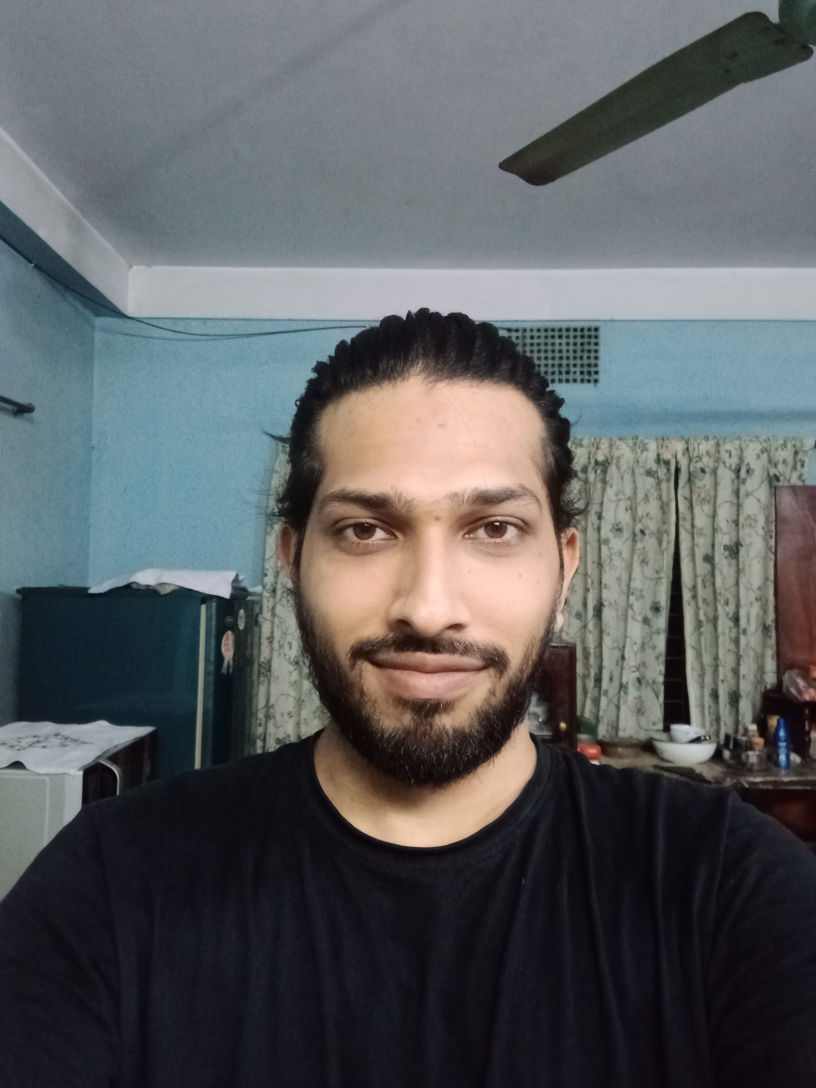
#> input picture IMG20230625191721.jpg, 2448 x 3264 px (shown at 1/3 size)
$ python main.py
#> lines starting #> are read from the running program, lines starting #| are printed output that depends on the picture
#> the answer given: 100
#> the answer given: 100
from PIL import Image
def resize_img(size1,size2):

#> called with size1 = 100, size2 = 100
    image=Image.open('IMG20230625191721.jpg')
#> image is the input picture: PIL image 2448x3264 RGB; mean R, G, B 90.8, 93.5, 95.5
    print(f"Current size: {image.size}")
#| Current size: (2448, 3264)
    resized_img=image.resize((size1,size2))
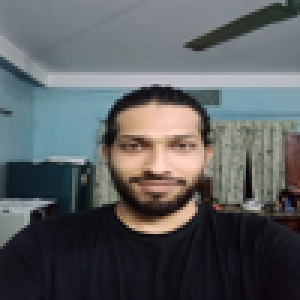
#> resized_img: PIL image 100x100 RGB (shown 3 times larger); mean R, G, B 90.8, 93.5, 95.5
    resized_img.save('resized_pic-'+ str(size1)+'.jpg')


size1=int(input("Enter Width: "))
size2=int(input("Enter Height:"))
resize_img(size1,size2)
